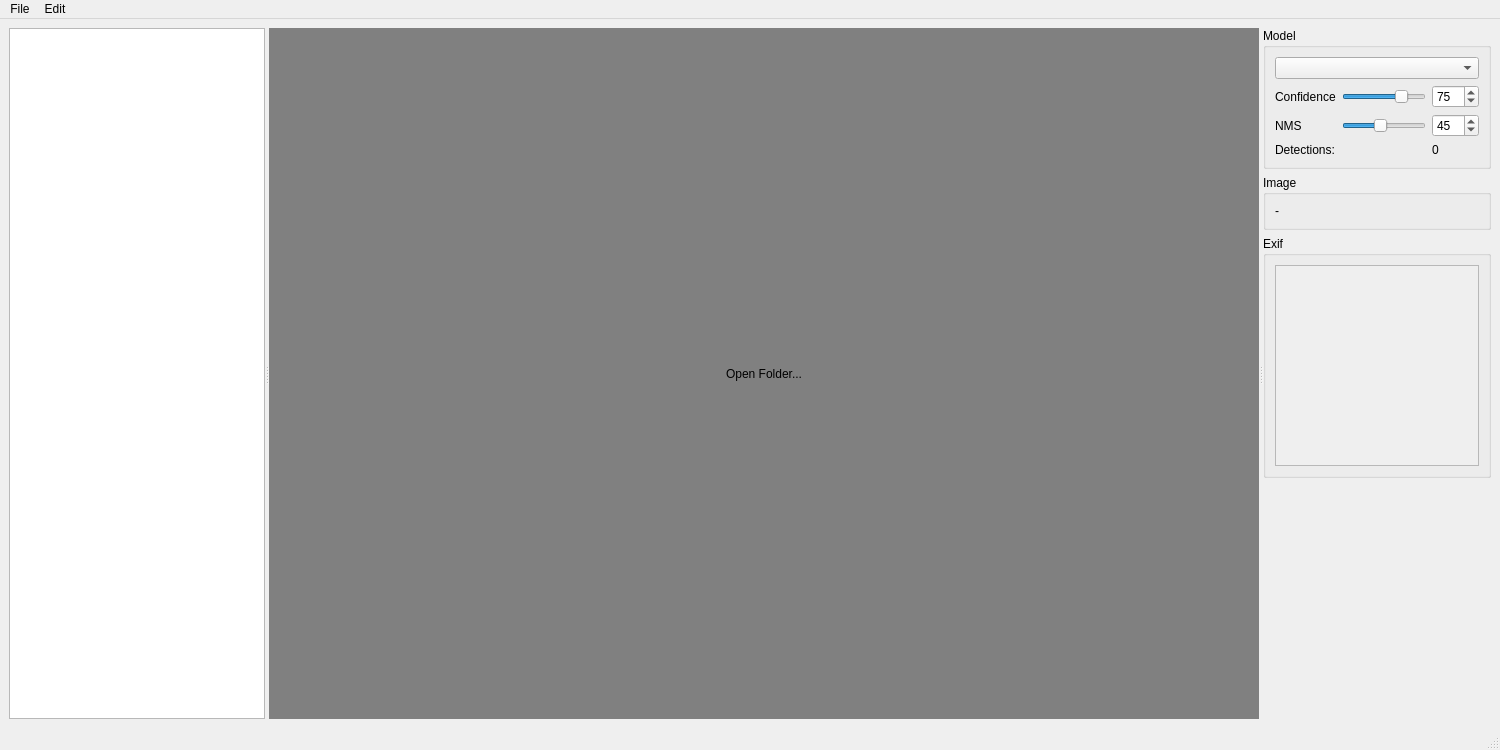
<?xml version="1.0" encoding="UTF-8"?>
<ui version="4.0">
 <class>ModelViewerUI</class>
 <widget class="QMainWindow" name="ModelViewerUI">
  <property name="geometry">
   <rect>
    <x>0</x>
    <y>0</y>
    <width>1500</width>
    <height>750</height>
   </rect>
  </property>
  <property name="windowTitle">
   <string>Fish Model Viewer</string>
  </property>
  <widget class="QWidget" name="centralWidget">
   <layout class="QHBoxLayout" name="mainLayout" stretch="0">
    <item>
     <widget class="QSplitter" name="splitter">
      <property name="orientation">
       <enum>Qt::Orientation::Horizontal</enum>
      </property>
      <widget class="QListView" name="imageListView"/>
      <widget class="QLabel" name="imageLabel">
       <property name="sizePolicy">
        <sizepolicy hsizetype="Expanding" vsizetype="Expanding">
         <horstretch>2</horstretch>
         <verstretch>0</verstretch>
        </sizepolicy>
       </property>
       <property name="styleSheet">
        <string>background-color: gray;</string>
       </property>
       <property name="text">
        <string>Open Folder...</string>
       </property>
       <property name="alignment">
        <set>Qt::AlignmentFlag::AlignCenter</set>
       </property>
      </widget>
      <widget class="QWidget" name="rightSidewidget" native="true">
       <layout class="QVBoxLayout" name="verticalLayout">
        <item>
         <widget class="QGroupBox" name="modelGroupBox">
          <property name="enabled">
           <bool>true</bool>
          </property>
          <property name="title">
           <string>Model</string>
          </property>
          <layout class="QGridLayout" name="gridLayout_2">
           <item row="1" column="2">
            <widget class="QSpinBox" name="confidenceSpinBox">
             <property name="maximum">
              <number>100</number>
             </property>
             <property name="value">
              <number>75</number>
             </property>
            </widget>
           </item>
           <item row="2" column="2">
            <widget class="QSpinBox" name="nmsSpinBox">
             <property name="maximum">
              <number>100</number>
             </property>
             <property name="value">
              <number>45</number>
             </property>
            </widget>
           </item>
           <item row="2" column="0">
            <widget class="QLabel" name="nmsLabel">
             <property name="sizePolicy">
              <sizepolicy hsizetype="Minimum" vsizetype="Preferred">
               <horstretch>0</horstretch>
               <verstretch>0</verstretch>
              </sizepolicy>
             </property>
             <property name="toolTip">
              <string>The Non-Maximum Suppression threshold for the bounding boxes</string>
             </property>
             <property name="text">
              <string>NMS</string>
             </property>
            </widget>
           </item>
           <item row="1" column="1">
            <widget class="QSlider" name="confidenceSlider">
             <property name="enabled">
              <bool>true</bool>
             </property>
             <property name="sizePolicy">
              <sizepolicy hsizetype="MinimumExpanding" vsizetype="Fixed">
               <horstretch>1</horstretch>
               <verstretch>0</verstretch>
              </sizepolicy>
             </property>
             <property name="toolTip">
              <string>The confidence threshold for filtering detections</string>
             </property>
             <property name="maximum">
              <number>100</number>
             </property>
             <property name="singleStep">
              <number>10</number>
             </property>
             <property name="sliderPosition">
              <number>75</number>
             </property>
             <property name="orientation">
              <enum>Qt::Orientation::Horizontal</enum>
             </property>
             <property name="tickPosition">
              <enum>QSlider::TickPosition::NoTicks</enum>
             </property>
            </widget>
           </item>
           <item row="2" column="1">
            <widget class="QSlider" name="nmsSlider">
             <property name="enabled">
              <bool>true</bool>
             </property>
             <property name="sizePolicy">
              <sizepolicy hsizetype="MinimumExpanding" vsizetype="Fixed">
               <horstretch>0</horstretch>
               <verstretch>0</verstretch>
              </sizepolicy>
             </property>
             <property name="toolTip">
              <string>The Non-Maximum Suppression threshold for the bounding boxes</string>
             </property>
             <property name="maximum">
              <number>100</number>
             </property>
             <property name="singleStep">
              <number>10</number>
             </property>
             <property name="value">
              <number>45</number>
             </property>
             <property name="sliderPosition">
              <number>45</number>
             </property>
             <property name="orientation">
              <enum>Qt::Orientation::Horizontal</enum>
             </property>
             <property name="tickPosition">
              <enum>QSlider::TickPosition::NoTicks</enum>
             </property>
            </widget>
           </item>
           <item row="0" column="0" colspan="3">
            <widget class="QComboBox" name="modelSelectComboBox">
             <property name="sizePolicy">
              <sizepolicy hsizetype="Minimum" vsizetype="Fixed">
               <horstretch>0</horstretch>
               <verstretch>0</verstretch>
              </sizepolicy>
             </property>
            </widget>
           </item>
           <item row="1" column="0">
            <widget class="QLabel" name="confidenceLabel">
             <property name="toolTip">
              <string>The confidence threshold for filtering detections</string>
             </property>
             <property name="text">
              <string>Confidence</string>
             </property>
            </widget>
           </item>
           <item row="3" column="0" colspan="2">
            <widget class="QLabel" name="detectionsLabel">
             <property name="toolTip">
              <string>Amount of object detections in the current image</string>
             </property>
             <property name="text">
              <string>Detections:</string>
             </property>
            </widget>
           </item>
           <item row="3" column="2">
            <widget class="QLabel" name="numDetectionsLabel">
             <property name="text">
              <string>0</string>
             </property>
             <property name="textFormat">
              <enum>Qt::TextFormat::PlainText</enum>
             </property>
             <property name="textInteractionFlags">
              <set>Qt::TextInteractionFlag::LinksAccessibleByMouse|Qt::TextInteractionFlag::TextSelectableByMouse</set>
             </property>
            </widget>
           </item>
          </layout>
         </widget>
        </item>
        <item>
         <widget class="QGroupBox" name="imageInfoGroupBox">
          <property name="title">
           <string>Image</string>
          </property>
          <layout class="QVBoxLayout" name="verticalLayout_2">
           <item>
            <widget class="QLabel" name="imageInfoLabel">
             <property name="text">
              <string>-</string>
             </property>
            </widget>
           </item>
          </layout>
         </widget>
        </item>
        <item>
         <widget class="QGroupBox" name="imageExifGroupBox">
          <property name="title">
           <string>Exif</string>
          </property>
          <layout class="QHBoxLayout" name="horizontalLayout_2">
           <item>
            <widget class="QScrollArea" name="scrollArea">
             <property name="widgetResizable">
              <bool>true</bool>
             </property>
             <widget class="QWidget" name="scrollAreaWidgetContents_2">
              <property name="geometry">
               <rect>
                <x>0</x>
                <y>0</y>
                <width>212</width>
                <height>167</height>
               </rect>
              </property>
              <layout class="QHBoxLayout" name="horizontalLayout">
               <item>
                <widget class="QLabel" name="imageExifLabel"/>
               </item>
              </layout>
             </widget>
            </widget>
           </item>
          </layout>
         </widget>
        </item>
        <item>
         <spacer name="rightSideVerticalSpacer">
          <property name="orientation">
           <enum>Qt::Orientation::Vertical</enum>
          </property>
          <property name="sizeHint" stdset="0">
           <size>
            <width>20</width>
            <height>40</height>
           </size>
          </property>
         </spacer>
        </item>
       </layout>
      </widget>
     </widget>
    </item>
   </layout>
  </widget>
  <widget class="QMenuBar" name="menuBar">
   <property name="geometry">
    <rect>
     <x>0</x>
     <y>0</y>
     <width>1500</width>
     <height>24</height>
    </rect>
   </property>
   <widget class="QMenu" name="menuFile">
    <property name="title">
     <string>File</string>
    </property>
    <addaction name="openFolderAction"/>
   </widget>
   <widget class="QMenu" name="menuEdit">
    <property name="title">
     <string>Edit</string>
    </property>
    <addaction name="cropAction"/>
    <addaction name="resetCropAction"/>
    <addaction name="detectFishAction"/>
   </widget>
   <addaction name="menuFile"/>
   <addaction name="menuEdit"/>
  </widget>
  <widget class="QStatusBar" name="statusBar"/>
  <action name="openFolderAction">
   <property name="text">
    <string>Open Folder...</string>
   </property>
   <property name="shortcut">
    <string>Ctrl+O</string>
   </property>
  </action>
  <action name="cropAction">
   <property name="text">
    <string>Crop to Selection</string>
   </property>
   <property name="shortcut">
    <string>Ctrl+S</string>
   </property>
  </action>
  <action name="resetCropAction">
   <property name="text">
    <string>Reset Crop</string>
   </property>
   <property name="shortcut">
    <string>Ctrl+Shift+K</string>
   </property>
  </action>
  <action name="detectFishAction">
   <property name="text">
    <string>Detect Fish (AI)</string>
   </property>
   <property name="shortcut">
    <string>Ctrl+D</string>
   </property>
  </action>
 </widget>
 <resources/>
 <connections>
  <connection>
   <sender>confidenceSpinBox</sender>
   <signal>valueChanged(int)</signal>
   <receiver>confidenceSlider</receiver>
   <slot>setValue(int)</slot>
   <hints>
    <hint type="sourcelabel">
     <x>1240</x>
     <y>125</y>
    </hint>
    <hint type="destinationlabel">
     <x>1189</x>
     <y>127</y>
    </hint>
   </hints>
  </connection>
  <connection>
   <sender>nmsSpinBox</sender>
   <signal>valueChanged(int)</signal>
   <receiver>nmsSlider</receiver>
   <slot>setValue(int)</slot>
   <hints>
    <hint type="sourcelabel">
     <x>1240</x>
     <y>156</y>
    </hint>
    <hint type="destinationlabel">
     <x>1189</x>
     <y>158</y>
    </hint>
   </hints>
  </connection>
  <connection>
   <sender>confidenceSlider</sender>
   <signal>valueChanged(int)</signal>
   <receiver>confidenceSpinBox</receiver>
   <slot>setValue(int)</slot>
   <hints>
    <hint type="sourcelabel">
     <x>1189</x>
     <y>127</y>
    </hint>
    <hint type="destinationlabel">
     <x>1240</x>
     <y>125</y>
    </hint>
   </hints>
  </connection>
  <connection>
   <sender>nmsSlider</sender>
   <signal>valueChanged(int)</signal>
   <receiver>nmsSpinBox</receiver>
   <slot>setValue(int)</slot>
   <hints>
    <hint type="sourcelabel">
     <x>1189</x>
     <y>158</y>
    </hint>
    <hint type="destinationlabel">
     <x>1240</x>
     <y>156</y>
    </hint>
   </hints>
  </connection>
 </connections>
</ui>
